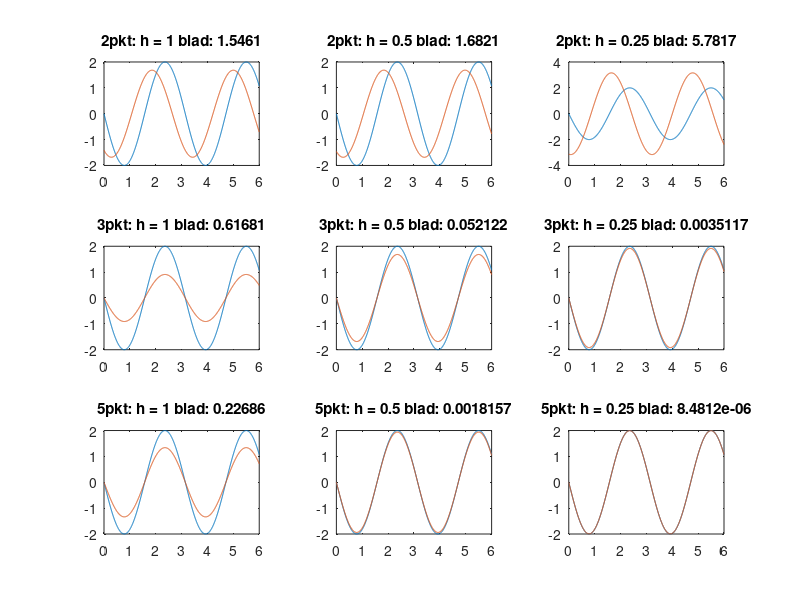
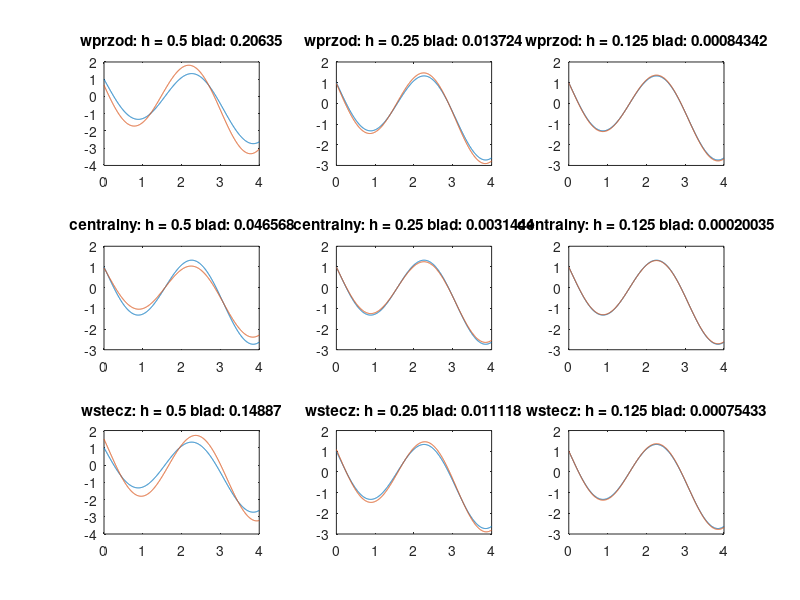
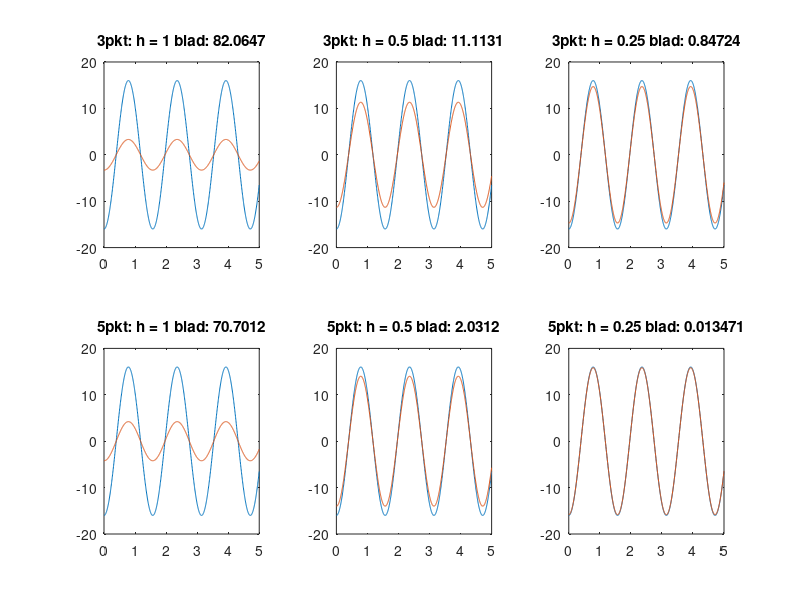

The MATLAB script that drew these images, in order:
clc
close all
clear all

% ZAD 1

x = linspace(0,6,1000);

fp = @(x) -sin(2*x) * 2;
d = fp(x);

f = @(x) cos(2*x);

fcs = {@(x,h) (f(x+h)-f(x)/h)};
ftr = {@(x,h) ((f(x+h)-f(x-h))/(2*h))};
fpi = {@(x,h) ((-f(x+2*h)+8*f(x+h)-8*f(x-h)+f(x-2*h))/(12*h))};

h = [1, 0.5, 0.25];

figure

for i=1:length(fcs)
    for j=1:length(h)
        p = fcs{i}(x,h(j));
        mse = 1/length(d)*sum((d-p).^2);
        subplot(3,3,i+j-1)
        plot(x,d,x,p);
        title(['2pkt: h = ', num2str(h(j)),' blad: ', num2str(mse)])
    end

    for j=1:length(h)
        p = ftr{i}(x,h(j));
        mse = 1/length(d)*sum((d-p).^2);
        subplot(3,3,i+j+2)
        plot(x,d,x,p);
        title(['3pkt: h = ', num2str(h(j)),' blad: ', num2str(mse)])
    end

    for j=1:length(h)
        p = fpi{i}(x,h(j));
        mse = 1/length(d)*sum((d-p).^2);
        subplot(3,3,i+j+5)
        plot(x,d,x,p);
        title(['5pkt: h = ', num2str(h(j)),' blad: ', num2str(mse)])
    end
end


% ZAD 2

x = linspace(0,4,1000);

fp = @(x) cos(x) - 2*sin(2*x);
d = fp(x);

f = @(x) sin(x) + cos(2*x);

fwp = {@(x,h) ((-3*f(x)+4*f(x+h)-f(x+2*h))/(2*h))};
fce = {@(x,h) ((f(x+h)-f(x-h))/(2*h))};
fws = {@(x,h) ((f(x-2*h)-4*f(x-h)+3*f(x))/(2*h))};

h = [0.5, 0.25, 0.125];

figure

for i=1:length(fwp)
    for j=1:length(h)
        p = fwp{i}(x,h(j));
        mse = 1/length(d)*sum((d-p).^2);
        subplot(3,3,i+j-1)
        plot(x,d,x,p);
        title(['wprzod: h = ', num2str(h(j)),' blad: ', num2str(mse)])
    end

    for j=1:length(h)
        p = fce{i}(x,h(j));
        mse = 1/length(d)*sum((d-p).^2);
        subplot(3,3,i+j+2)
        plot(x,d,x,p);
        title(['centralny: h = ', num2str(h(j)),' blad: ', num2str(mse)])
    end

    for j=1:length(h)
        p = fws{i}(x,h(j));
        mse = 1/length(d)*sum((d-p).^2);
        subplot(3,3,i+j+5)
        plot(x,d,x,p);
        title(['wstecz: h = ', num2str(h(j)),' blad: ', num2str(mse)])
    end
end

% ZAD 3

x = linspace(0,5,1000);

fp = @(x) -16*cos(4*x);
d = fp(x);

f = @(x) cos(4*x) - (1/2)*x;

ftr = {@(x,h) ((f(x+h)-2*f(x)+f(x-h))/(h*h))};
fpi = {@(x,h) ((-f(x+2*h)+16*f(x+h)-30*f(x)+16*f(x-h)-f(x-2*h))/(12*h*h))};

h = [1, 0.5, 0.25];

figure

for i=1:length(ftr)
    for j=1:length(h)
        p = ftr{i}(x,h(j));
        mse = 1/length(d)*sum((d-p).^2);
        subplot(2,3,i+j-1)
        plot(x,d,x,p);
        title(['3pkt: h = ', num2str(h(j)),' blad: ', num2str(mse)])
    end

    for j=1:length(h)
        p = fpi{i}(x,h(j));
        mse = 1/length(d)*sum((d-p).^2);
        subplot(2,3,i+j+2)
        plot(x,d,x,p);
        title(['5pkt: h = ', num2str(h(j)),' blad: ', num2str(mse)])
    end
end